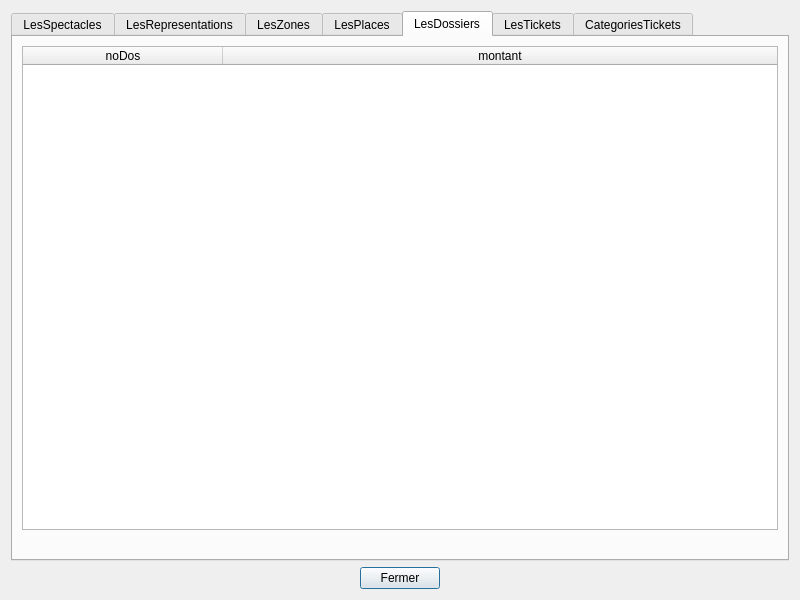
<?xml version="1.0" encoding="UTF-8"?>
<ui version="4.0">
 <class>tablesData</class>
 <widget class="QDialog" name="tablesData">
  <property name="geometry">
   <rect>
    <x>0</x>
    <y>0</y>
    <width>800</width>
    <height>600</height>
   </rect>
  </property>
  <property name="sizePolicy">
   <sizepolicy hsizetype="Preferred" vsizetype="Preferred">
    <horstretch>0</horstretch>
    <verstretch>0</verstretch>
   </sizepolicy>
  </property>
  <property name="minimumSize">
   <size>
    <width>0</width>
    <height>0</height>
   </size>
  </property>
  <property name="windowTitle">
   <string>BD Théâtre</string>
  </property>
  <layout class="QVBoxLayout" name="verticalLayout">
   <item>
    <widget class="QTabWidget" name="tabWidget">
     <property name="currentIndex">
      <number>4</number>
     </property>
     <widget class="QWidget" name="tabSpectacles">
      <attribute name="title">
       <string>LesSpectacles</string>
      </attribute>
      <layout class="QVBoxLayout" name="verticalLayout_3">
       <item>
        <widget class="QTableWidget" name="tableSpectacles">
         <property name="sizePolicy">
          <sizepolicy hsizetype="Expanding" vsizetype="Expanding">
           <horstretch>0</horstretch>
           <verstretch>0</verstretch>
          </sizepolicy>
         </property>
         <property name="minimumSize">
          <size>
           <width>0</width>
           <height>400</height>
          </size>
         </property>
         <property name="baseSize">
          <size>
           <width>0</width>
           <height>0</height>
          </size>
         </property>
         <property name="columnCount">
          <number>3</number>
         </property>
         <attribute name="horizontalHeaderDefaultSectionSize">
          <number>200</number>
         </attribute>
         <attribute name="horizontalHeaderMinimumSectionSize">
          <number>50</number>
         </attribute>
         <attribute name="horizontalHeaderStretchLastSection">
          <bool>true</bool>
         </attribute>
         <attribute name="verticalHeaderVisible">
          <bool>false</bool>
         </attribute>
         <column>
          <property name="text">
           <string>noSpec</string>
          </property>
         </column>
         <column>
          <property name="text">
           <string>nomSpec</string>
          </property>
         </column>
         <column>
          <property name="text">
           <string>prixBaseSpec</string>
          </property>
         </column>
        </widget>
       </item>
       <item>
        <widget class="QLabel" name="label_spectacles">
         <property name="palette">
          <palette>
           <active>
            <colorrole role="WindowText">
             <brush brushstyle="SolidPattern">
              <color alpha="255">
               <red>255</red>
               <green>0</green>
               <blue>0</blue>
              </color>
             </brush>
            </colorrole>
           </active>
           <inactive>
            <colorrole role="WindowText">
             <brush brushstyle="SolidPattern">
              <color alpha="255">
               <red>255</red>
               <green>0</green>
               <blue>0</blue>
              </color>
             </brush>
            </colorrole>
           </inactive>
           <disabled>
            <colorrole role="WindowText">
             <brush brushstyle="SolidPattern">
              <color alpha="255">
               <red>120</red>
               <green>120</green>
               <blue>120</blue>
              </color>
             </brush>
            </colorrole>
           </disabled>
          </palette>
         </property>
         <property name="text">
          <string/>
         </property>
         <property name="alignment">
          <set>Qt::AlignCenter</set>
         </property>
        </widget>
       </item>
      </layout>
     </widget>
     <widget class="QWidget" name="tabRepresentations">
      <attribute name="title">
       <string>LesRepresentations</string>
      </attribute>
      <layout class="QVBoxLayout" name="verticalLayout_2">
       <item>
        <widget class="QTableWidget" name="tableRepresentations">
         <property name="sizePolicy">
          <sizepolicy hsizetype="Expanding" vsizetype="Expanding">
           <horstretch>0</horstretch>
           <verstretch>0</verstretch>
          </sizepolicy>
         </property>
         <property name="minimumSize">
          <size>
           <width>0</width>
           <height>400</height>
          </size>
         </property>
         <property name="baseSize">
          <size>
           <width>0</width>
           <height>0</height>
          </size>
         </property>
         <property name="layoutDirection">
          <enum>Qt::LeftToRight</enum>
         </property>
         <property name="columnCount">
          <number>3</number>
         </property>
         <attribute name="horizontalHeaderCascadingSectionResizes">
          <bool>true</bool>
         </attribute>
         <attribute name="horizontalHeaderDefaultSectionSize">
          <number>250</number>
         </attribute>
         <attribute name="horizontalHeaderHighlightSections">
          <bool>true</bool>
         </attribute>
         <attribute name="horizontalHeaderMinimumSectionSize">
          <number>50</number>
         </attribute>
         <attribute name="horizontalHeaderStretchLastSection">
          <bool>true</bool>
         </attribute>
         <attribute name="verticalHeaderVisible">
          <bool>false</bool>
         </attribute>
         <column>
          <property name="text">
           <string>noSpec</string>
          </property>
         </column>
         <column>
          <property name="text">
           <string>dateRep</string>
          </property>
         </column>
         <column>
          <property name="text">
           <string>promoRep</string>
          </property>
         </column>
        </widget>
       </item>
       <item>
        <widget class="QLabel" name="label_representations">
         <property name="palette">
          <palette>
           <active>
            <colorrole role="WindowText">
             <brush brushstyle="SolidPattern">
              <color alpha="255">
               <red>255</red>
               <green>0</green>
               <blue>0</blue>
              </color>
             </brush>
            </colorrole>
           </active>
           <inactive>
            <colorrole role="WindowText">
             <brush brushstyle="SolidPattern">
              <color alpha="255">
               <red>255</red>
               <green>0</green>
               <blue>0</blue>
              </color>
             </brush>
            </colorrole>
           </inactive>
           <disabled>
            <colorrole role="WindowText">
             <brush brushstyle="SolidPattern">
              <color alpha="255">
               <red>120</red>
               <green>120</green>
               <blue>120</blue>
              </color>
             </brush>
            </colorrole>
           </disabled>
          </palette>
         </property>
         <property name="text">
          <string/>
         </property>
         <property name="alignment">
          <set>Qt::AlignCenter</set>
         </property>
        </widget>
       </item>
      </layout>
     </widget>
     <widget class="QWidget" name="tabZones">
      <attribute name="title">
       <string>LesZones</string>
      </attribute>
      <layout class="QVBoxLayout" name="verticalLayout_4">
       <item>
        <widget class="QTableWidget" name="tableZones">
         <property name="sizePolicy">
          <sizepolicy hsizetype="Expanding" vsizetype="Expanding">
           <horstretch>0</horstretch>
           <verstretch>0</verstretch>
          </sizepolicy>
         </property>
         <property name="minimumSize">
          <size>
           <width>0</width>
           <height>400</height>
          </size>
         </property>
         <property name="baseSize">
          <size>
           <width>0</width>
           <height>0</height>
          </size>
         </property>
         <property name="columnCount">
          <number>3</number>
         </property>
         <attribute name="horizontalHeaderDefaultSectionSize">
          <number>200</number>
         </attribute>
         <attribute name="horizontalHeaderMinimumSectionSize">
          <number>50</number>
         </attribute>
         <attribute name="horizontalHeaderStretchLastSection">
          <bool>true</bool>
         </attribute>
         <attribute name="verticalHeaderVisible">
          <bool>false</bool>
         </attribute>
         <column>
          <property name="text">
           <string>noZone</string>
          </property>
         </column>
         <column>
          <property name="text">
           <string>catZone</string>
          </property>
         </column>
         <column>
          <property name="text">
           <string>tauxZone</string>
          </property>
         </column>
        </widget>
       </item>
       <item>
        <widget class="QLabel" name="label_zones">
         <property name="palette">
          <palette>
           <active>
            <colorrole role="WindowText">
             <brush brushstyle="SolidPattern">
              <color alpha="255">
               <red>255</red>
               <green>0</green>
               <blue>0</blue>
              </color>
             </brush>
            </colorrole>
           </active>
           <inactive>
            <colorrole role="WindowText">
             <brush brushstyle="SolidPattern">
              <color alpha="255">
               <red>255</red>
               <green>0</green>
               <blue>0</blue>
              </color>
             </brush>
            </colorrole>
           </inactive>
           <disabled>
            <colorrole role="WindowText">
             <brush brushstyle="SolidPattern">
              <color alpha="255">
               <red>120</red>
               <green>120</green>
               <blue>120</blue>
              </color>
             </brush>
            </colorrole>
           </disabled>
          </palette>
         </property>
         <property name="text">
          <string/>
         </property>
         <property name="alignment">
          <set>Qt::AlignCenter</set>
         </property>
        </widget>
       </item>
      </layout>
     </widget>
     <widget class="QWidget" name="tabPlaces">
      <attribute name="title">
       <string>LesPlaces</string>
      </attribute>
      <layout class="QVBoxLayout" name="verticalLayout_5">
       <item>
        <widget class="QTableWidget" name="tablePlaces">
         <attribute name="horizontalHeaderDefaultSectionSize">
          <number>200</number>
         </attribute>
         <attribute name="horizontalHeaderMinimumSectionSize">
          <number>50</number>
         </attribute>
         <attribute name="horizontalHeaderStretchLastSection">
          <bool>true</bool>
         </attribute>
         <attribute name="verticalHeaderVisible">
          <bool>false</bool>
         </attribute>
         <column>
          <property name="text">
           <string>noPlace</string>
          </property>
         </column>
         <column>
          <property name="text">
           <string>noRang</string>
          </property>
         </column>
         <column>
          <property name="text">
           <string>noZone</string>
          </property>
         </column>
        </widget>
       </item>
       <item>
        <widget class="QLabel" name="label_places">
         <property name="palette">
          <palette>
           <active>
            <colorrole role="WindowText">
             <brush brushstyle="SolidPattern">
              <color alpha="255">
               <red>255</red>
               <green>0</green>
               <blue>0</blue>
              </color>
             </brush>
            </colorrole>
           </active>
           <inactive>
            <colorrole role="WindowText">
             <brush brushstyle="SolidPattern">
              <color alpha="255">
               <red>255</red>
               <green>0</green>
               <blue>0</blue>
              </color>
             </brush>
            </colorrole>
           </inactive>
           <disabled>
            <colorrole role="WindowText">
             <brush brushstyle="SolidPattern">
              <color alpha="255">
               <red>120</red>
               <green>120</green>
               <blue>120</blue>
              </color>
             </brush>
            </colorrole>
           </disabled>
          </palette>
         </property>
         <property name="text">
          <string/>
         </property>
         <property name="alignment">
          <set>Qt::AlignCenter</set>
         </property>
        </widget>
       </item>
      </layout>
     </widget>
     <widget class="QWidget" name="tabDossiers">
      <attribute name="title">
       <string>LesDossiers</string>
      </attribute>
      <layout class="QVBoxLayout" name="verticalLayout_6">
       <item>
        <widget class="QTableWidget" name="tableDossiers">
         <attribute name="horizontalHeaderDefaultSectionSize">
          <number>200</number>
         </attribute>
         <attribute name="horizontalHeaderMinimumSectionSize">
          <number>50</number>
         </attribute>
         <attribute name="horizontalHeaderStretchLastSection">
          <bool>true</bool>
         </attribute>
         <attribute name="verticalHeaderVisible">
          <bool>false</bool>
         </attribute>
         <column>
          <property name="text">
           <string>noDos</string>
          </property>
         </column>
         <column>
          <property name="text">
           <string>montant</string>
          </property>
         </column>
        </widget>
       </item>
       <item>
        <widget class="QLabel" name="label_dossiers">
         <property name="palette">
          <palette>
           <active>
            <colorrole role="WindowText">
             <brush brushstyle="SolidPattern">
              <color alpha="255">
               <red>255</red>
               <green>0</green>
               <blue>0</blue>
              </color>
             </brush>
            </colorrole>
           </active>
           <inactive>
            <colorrole role="WindowText">
             <brush brushstyle="SolidPattern">
              <color alpha="255">
               <red>255</red>
               <green>0</green>
               <blue>0</blue>
              </color>
             </brush>
            </colorrole>
           </inactive>
           <disabled>
            <colorrole role="WindowText">
             <brush brushstyle="SolidPattern">
              <color alpha="255">
               <red>120</red>
               <green>120</green>
               <blue>120</blue>
              </color>
             </brush>
            </colorrole>
           </disabled>
          </palette>
         </property>
         <property name="text">
          <string/>
         </property>
         <property name="alignment">
          <set>Qt::AlignCenter</set>
         </property>
        </widget>
       </item>
      </layout>
     </widget>
     <widget class="QWidget" name="tabTickets">
      <attribute name="title">
       <string>LesTickets</string>
      </attribute>
      <layout class="QVBoxLayout" name="verticalLayout_7">
       <item>
        <widget class="QTableWidget" name="tableTickets">
         <attribute name="horizontalHeaderDefaultSectionSize">
          <number>110</number>
         </attribute>
         <attribute name="horizontalHeaderMinimumSectionSize">
          <number>50</number>
         </attribute>
         <attribute name="horizontalHeaderStretchLastSection">
          <bool>true</bool>
         </attribute>
         <attribute name="verticalHeaderVisible">
          <bool>false</bool>
         </attribute>
         <column>
          <property name="text">
           <string>noSpec</string>
          </property>
         </column>
         <column>
          <property name="text">
           <string>dateRep</string>
          </property>
         </column>
         <column>
          <property name="text">
           <string>noPlace</string>
          </property>
         </column>
         <column>
          <property name="text">
           <string>noRang</string>
          </property>
         </column>
         <column>
          <property name="text">
           <string>dateEmTick</string>
          </property>
         </column>
         <column>
          <property name="text">
           <string>noDos</string>
          </property>
         </column>
        </widget>
       </item>
       <item>
        <widget class="QLabel" name="label_tickets">
         <property name="palette">
          <palette>
           <active>
            <colorrole role="WindowText">
             <brush brushstyle="SolidPattern">
              <color alpha="255">
               <red>255</red>
               <green>0</green>
               <blue>0</blue>
              </color>
             </brush>
            </colorrole>
           </active>
           <inactive>
            <colorrole role="WindowText">
             <brush brushstyle="SolidPattern">
              <color alpha="255">
               <red>255</red>
               <green>0</green>
               <blue>0</blue>
              </color>
             </brush>
            </colorrole>
           </inactive>
           <disabled>
            <colorrole role="WindowText">
             <brush brushstyle="SolidPattern">
              <color alpha="255">
               <red>120</red>
               <green>120</green>
               <blue>120</blue>
              </color>
             </brush>
            </colorrole>
           </disabled>
          </palette>
         </property>
         <property name="text">
          <string/>
         </property>
         <property name="alignment">
          <set>Qt::AlignCenter</set>
         </property>
        </widget>
       </item>
      </layout>
     </widget>
     <widget class="QWidget" name="tabCategories">
      <attribute name="title">
       <string>CategoriesTickets</string>
      </attribute>
      <layout class="QVBoxLayout" name="verticalLayout_8">
       <item>
        <widget class="QTableWidget" name="tableCategories">
         <attribute name="horizontalHeaderDefaultSectionSize">
          <number>200</number>
         </attribute>
         <attribute name="horizontalHeaderMinimumSectionSize">
          <number>50</number>
         </attribute>
         <attribute name="horizontalHeaderStretchLastSection">
          <bool>true</bool>
         </attribute>
         <attribute name="verticalHeaderVisible">
          <bool>false</bool>
         </attribute>
         <column>
          <property name="text">
           <string>libelleCat</string>
          </property>
         </column>
         <column>
          <property name="text">
           <string>tauxReductionCat</string>
          </property>
         </column>
        </widget>
       </item>
       <item>
        <widget class="QLabel" name="label_categories">
         <property name="text">
          <string/>
         </property>
        </widget>
       </item>
      </layout>
     </widget>
    </widget>
   </item>
   <item>
    <layout class="QHBoxLayout" name="horizontalLayout">
     <item>
      <spacer name="horizontalSpacer">
       <property name="orientation">
        <enum>Qt::Horizontal</enum>
       </property>
       <property name="sizeHint" stdset="0">
        <size>
         <width>40</width>
         <height>20</height>
        </size>
       </property>
      </spacer>
     </item>
     <item>
      <widget class="QPushButton" name="pushButton">
       <property name="text">
        <string>Fermer</string>
       </property>
      </widget>
     </item>
     <item>
      <spacer name="horizontalSpacer_2">
       <property name="orientation">
        <enum>Qt::Horizontal</enum>
       </property>
       <property name="sizeHint" stdset="0">
        <size>
         <width>40</width>
         <height>20</height>
        </size>
       </property>
      </spacer>
     </item>
    </layout>
   </item>
  </layout>
 </widget>
 <resources/>
 <connections>
  <connection>
   <sender>pushButton</sender>
   <signal>clicked()</signal>
   <receiver>tablesData</receiver>
   <slot>close()</slot>
   <hints>
    <hint type="sourcelabel">
     <x>360</x>
     <y>575</y>
    </hint>
    <hint type="destinationlabel">
     <x>323</x>
     <y>169</y>
    </hint>
   </hints>
  </connection>
 </connections>
 <slots>
  <slot>refreshSpectaclesData()</slot>
  <slot>refreshZonesData()</slot>
  <slot>refreshRepresentationsData()</slot>
 </slots>
</ui>
